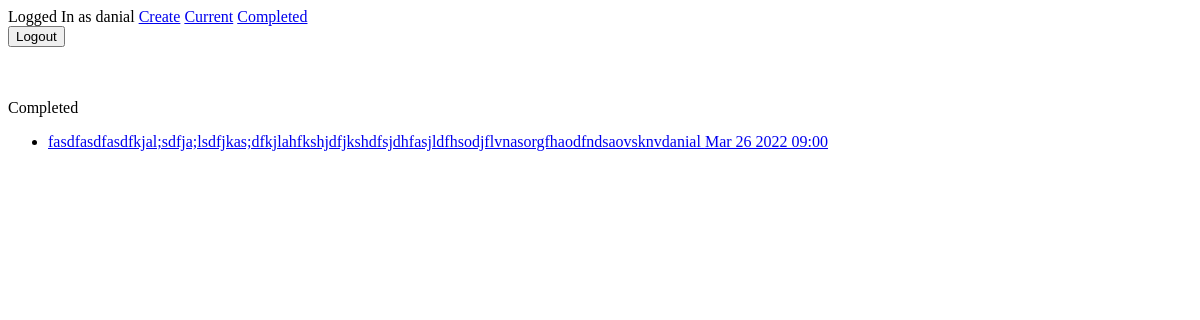
The page /completed/ (signed in) on the database as committed earlier.
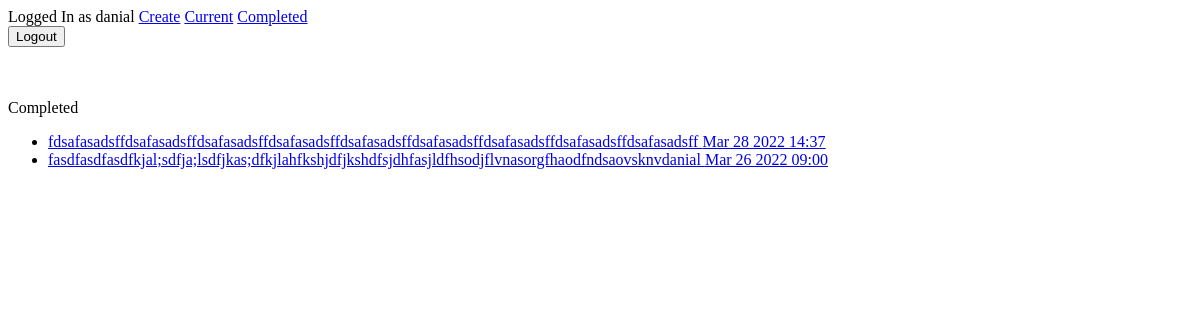
The same page on the database as committed later.
### todo/models.py (models this page shows, shortened)
class Todo(models.Model):
    title = models.CharField(max_length=100)
    memo = models.TextField(blank=True)
    created = models.DateTimeField(auto_now_add=True)
    datecompleted = models.DateTimeField(null=True, blank=True)
    important = models.BooleanField(default=False)
    user = models.ForeignKey(User, on_delete=models.CASCADE)

### todo/views.py (the view)
# urls.py: path('completed/', views.completedtodos, name='completedtodos'),
@login_required
def completedtodos(request):
    todos = Todo.objects.filter(user=request.user, datecompleted__isnull=False).order_by('-datecompleted')
    return render(request, 'todo/completedtodos.html', {'todos':todos})

### todo/templates/todo/completedtodos.html (shortened to what this page needs)
{% extends 'todo/base.html' %}
{% block content %}
Completed
<ul>
    {% for todo in todos %}
        <li>
            <a href="{% url 'viewtodo' todo.id %}">
                {% if todo.important %}
                    <b>{{ todo.title }}</b>
                {% else %}
                    {{ todo.title }}
                {% endif %}
                {{ todo.datecompleted|date:'M j Y H:i' }}
            </a>
        </li>
    {% endfor %}
</ul>
{% endblock %}

Rows that differ between the two databases and show on the page:
now on this page (row edited): Todo: title "fdsafasadsffdsafasadsffdsafasadsffdsafasadsffdsafasadsffdsafasadsffdsafasadsffdsafasadsffdsafasadsff", datecompleted "Mar 28 2022 14:37"
